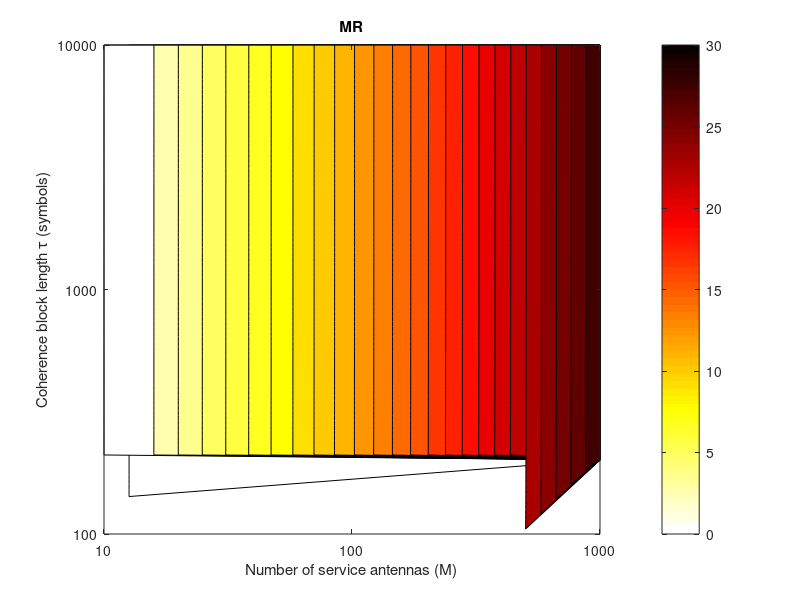
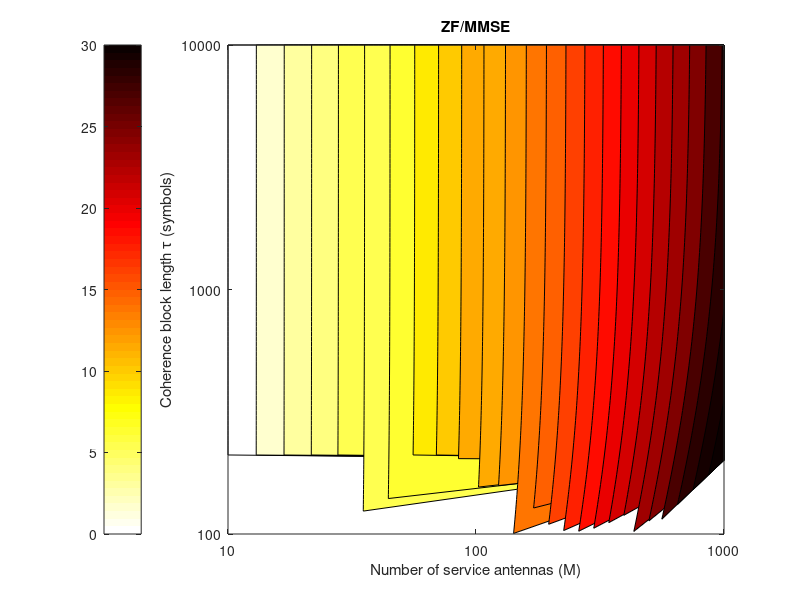

MATLAB code for these plots, in order:
%This Matlab script can be used to generate Figure 5, in the article:
%
%Emil Björnson, Erik G. Larsson, Thomas L. Marzetta, "Massive MIMO: Ten
%Myths and One Critical Question," IEEE Communications Magazine, vol. 54, 
%no. 2, pp. 114-123, February 2016. 
%
%Download article: http://arxiv.org/pdf/1503.06854
%
%This is version 1.01 (Last edited: 2016-04-27)
%
%License: This code is licensed under the GPLv2 license. If you in any way
%use this code for research that results in publications, please cite our
%original article listed above.


%Initialization
close all;
clear all;


%%Simulation parameters

%Define system dimensions
M = logspace(1,3,100); %Range of number of service antennas
antennasPerTerminal = 5; %Fix the ratio M/K
K = M/antennasPerTerminal; %Compute range of number of terminals
tauValues = logspace(2, 4, 100); %Range of coherence block length

%Define OFDM spectral parameters
N = 1200; %Number of subcarriers
subcarrierBandwidth = 15e3; %Bandwidth per subcarrier [Hz]
Btotal = N*subcarrierBandwidth; %Compute effective bandwidth [Hz]

%Define computational efficiency
L_BS = 12.8e9; %flop/W


%%Compute computational complexity

%%Compute FFT complexity (flops)
FFTsize = 1.7*N; %Size of FFT with an oversampling factor

%Number of operations per second with a 4 log2(S) S complexity algorithm,
%where S is the size of the FFT
fftOperations = 4*FFTsize*log2(FFTsize) * subcarrierBandwidth; 


%Placeholders for storing simulation results
complexityZF = zeros(length(tauValues),length(M));
complexityMR = zeros(length(tauValues),length(M));


%Go through different length of the coherence block
for ind = 1:length(tauValues)

    %Extract current coherence block length
    tau = tauValues(ind);

    %Compute the power that scales linearly with M
    perM = fftOperations/L_BS;

    
    %Compute the computational complexity of baseband processing based on
    %the model in "Optimal Design of Energy-Efficient Multi-User MIMO
    %Systems: Is Massive MIMO the Answer?" by Emil Bj?rnson, Luca
    %Sanguinetti, Jakob Hoydis, M?rouane Debbah
    
    %Compute the power that scales as K^3
    perK3_ZF = Btotal/(3*tau*L_BS); %Channel inversion using Cholesky factorization costs K^3/3
    perK3_MR = 0; %No channel inversion in MR
    
    %Compute the power that scales as M K^2
    perMK2_ZF = Btotal*(3)/(tau*L_BS); %Channel inversion using Cholesky factorization costs 3 M K^2
    perMK2_MR = 0; %No channel inversion in MR
    
    %Compute the power that scales as M K
    perMK_ZF = Btotal*(2+1/tau)/L_BS; %Complexity of data transmission and channel estimation
    perMK_MR = Btotal*(2+3/tau)/L_BS; %Complexity of MR precoding computation, data transmission and channel estimation
    
    
    %Compute the power consumption with ZF and MR
    complexityZF(ind,:) = perK3_ZF*K.^3 + perM*M + perMK_ZF*M.*K + perMK2_ZF*M.*K.^2;
    complexityMR(ind,:) = perK3_MR*K.^3 + perM*M + perMK_MR*M.*K + perMK2_MR*M.*K.^2;

    %Remove the points that are not feasible due to impractical overhead
    complexityZF(ind,K>tau) = NaN;
    complexityMR(ind,K>tau) = NaN;
    
end


%Select number of colors in the contour plots
nbrOfContours = 25;


%Plot the MR part of Figure 5
figure(1);

contourf(M,tauValues,10*log10(complexityMR),nbrOfContours)
set(gca,'YScale','log');
set(gca,'XScale','log');

xlabel('Number of service antennas (M)');
ylabel('Coherence block length \tau (symbols)');
title('MR');

%Add a color bar that shows the power consumption in dbW
hcb = colorbar;
colormap(flipud(hot));
caxis([0,30]);
set(gca,'XTickLabel',{'10','100','1000'});
set(gca,'YTickLabel',{'100','1000','10000'});


%Plot the ZF/MMSE part of Figure 5
figure(2);

contourf(M,tauValues,10*log10(complexityZF),nbrOfContours)
set(gca,'YScale','log');
set(gca,'XScale','log');

xlabel('Number of service antennas (M)');
ylabel('Coherence block length \tau (symbols)');
title('ZF/MMSE');

%Add a color bar that shows the power consumption in dbW
colorbar('WestOutside');
colormap(flipud(hot));
caxis([0,30]);
set(gca,'XTickLabel',{'10','100','1000'});
set(gca,'YTickLabel',{'100','1000','10000'});
